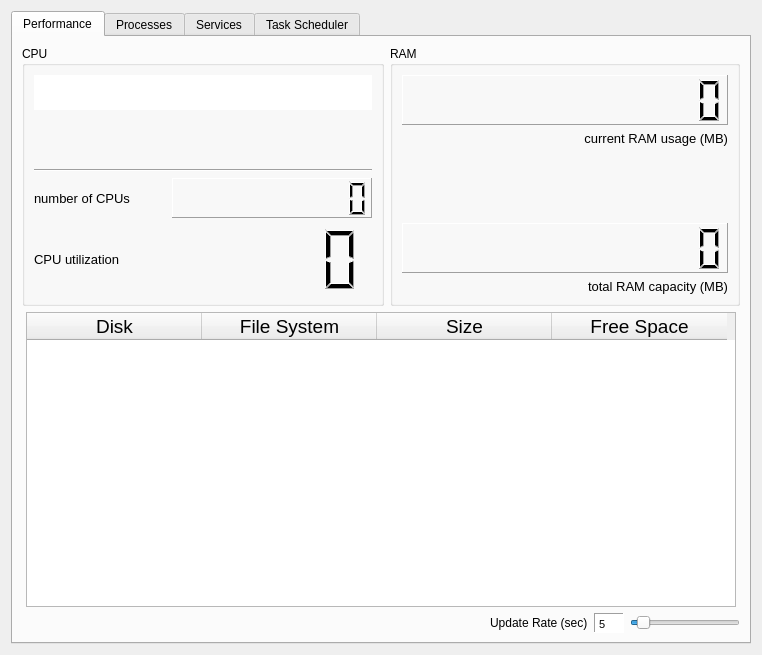
<?xml version="1.0" encoding="UTF-8"?>
<ui version="4.0">
 <class>TaskManager</class>
 <widget class="QWidget" name="TaskManager">
  <property name="geometry">
   <rect>
    <x>0</x>
    <y>0</y>
    <width>762</width>
    <height>655</height>
   </rect>
  </property>
  <property name="minimumSize">
   <size>
    <width>580</width>
    <height>0</height>
   </size>
  </property>
  <property name="windowTitle">
   <string>Task Manager</string>
  </property>
  <layout class="QVBoxLayout" name="verticalLayout">
   <item>
    <widget class="QTabWidget" name="tabs">
     <property name="minimumSize">
      <size>
       <width>740</width>
       <height>600</height>
      </size>
     </property>
     <property name="maximumSize">
      <size>
       <width>745</width>
       <height>700</height>
      </size>
     </property>
     <property name="contextMenuPolicy">
      <enum>Qt::NoContextMenu</enum>
     </property>
     <property name="currentIndex">
      <number>0</number>
     </property>
     <widget class="QWidget" name="tab_performance">
      <attribute name="title">
       <string>Performance</string>
      </attribute>
      <layout class="QVBoxLayout" name="verticalLayout_8">
       <item>
        <layout class="QHBoxLayout" name="horizontalLayout_7">
         <item>
          <widget class="QGroupBox" name="groupBox">
           <property name="minimumSize">
            <size>
             <width>360</width>
             <height>180</height>
            </size>
           </property>
           <property name="title">
            <string>CPU</string>
           </property>
           <layout class="QVBoxLayout" name="verticalLayout_4">
            <item>
             <layout class="QVBoxLayout" name="verticalLayout_3">
              <item>
               <widget class="QTextEdit" name="textEdit_cpubrand">
                <property name="maximumSize">
                 <size>
                  <width>340</width>
                  <height>35</height>
                 </size>
                </property>
                <property name="font">
                 <font>
                  <pointsize>13</pointsize>
                  <bold>true</bold>
                 </font>
                </property>
                <property name="frameShape">
                 <enum>QFrame::NoFrame</enum>
                </property>
                <property name="readOnly">
                 <bool>true</bool>
                </property>
               </widget>
              </item>
              <item>
               <spacer name="verticalSpacer_2">
                <property name="orientation">
                 <enum>Qt::Vertical</enum>
                </property>
                <property name="sizeHint" stdset="0">
                 <size>
                  <width>20</width>
                  <height>40</height>
                 </size>
                </property>
               </spacer>
              </item>
              <item>
               <widget class="Line" name="line_2">
                <property name="orientation">
                 <enum>Qt::Horizontal</enum>
                </property>
               </widget>
              </item>
             </layout>
            </item>
            <item>
             <layout class="QHBoxLayout" name="horizontalLayout_6">
              <item>
               <widget class="QLabel" name="label_2">
                <property name="font">
                 <font>
                  <pointsize>10</pointsize>
                 </font>
                </property>
                <property name="text">
                 <string>number of CPUs</string>
                </property>
               </widget>
              </item>
              <item>
               <spacer name="horizontalSpacer_3">
                <property name="orientation">
                 <enum>Qt::Horizontal</enum>
                </property>
                <property name="sizeHint" stdset="0">
                 <size>
                  <width>40</width>
                  <height>20</height>
                 </size>
                </property>
               </spacer>
              </item>
              <item>
               <widget class="QLCDNumber" name="lcdNumber_cpunumber">
                <property name="minimumSize">
                 <size>
                  <width>200</width>
                  <height>40</height>
                 </size>
                </property>
                <property name="frameShape">
                 <enum>QFrame::Panel</enum>
                </property>
                <property name="digitCount">
                 <number>10</number>
                </property>
                <property name="segmentStyle">
                 <enum>QLCDNumber::Filled</enum>
                </property>
                <property name="value" stdset="0">
                 <double>0.000000000000000</double>
                </property>
                <property name="intValue" stdset="0">
                 <number>0</number>
                </property>
               </widget>
              </item>
             </layout>
            </item>
            <item>
             <layout class="QHBoxLayout" name="horizontalLayout_5">
              <item>
               <widget class="QLabel" name="label_3">
                <property name="maximumSize">
                 <size>
                  <width>16777215</width>
                  <height>40</height>
                 </size>
                </property>
                <property name="font">
                 <font>
                  <pointsize>10</pointsize>
                 </font>
                </property>
                <property name="frameShape">
                 <enum>QFrame::NoFrame</enum>
                </property>
                <property name="text">
                 <string>CPU utilization</string>
                </property>
               </widget>
              </item>
              <item>
               <spacer name="horizontalSpacer_4">
                <property name="orientation">
                 <enum>Qt::Horizontal</enum>
                </property>
                <property name="sizeHint" stdset="0">
                 <size>
                  <width>40</width>
                  <height>20</height>
                 </size>
                </property>
               </spacer>
              </item>
              <item>
               <widget class="QLCDNumber" name="lcdNumber_cpuload">
                <property name="minimumSize">
                 <size>
                  <width>200</width>
                  <height>70</height>
                 </size>
                </property>
                <property name="frameShape">
                 <enum>QFrame::NoFrame</enum>
                </property>
               </widget>
              </item>
             </layout>
            </item>
           </layout>
          </widget>
         </item>
         <item>
          <widget class="QGroupBox" name="groupBox_2">
           <property name="minimumSize">
            <size>
             <width>350</width>
             <height>230</height>
            </size>
           </property>
           <property name="contextMenuPolicy">
            <enum>Qt::NoContextMenu</enum>
           </property>
           <property name="title">
            <string>RAM</string>
           </property>
           <layout class="QVBoxLayout" name="verticalLayout_7">
            <item>
             <layout class="QVBoxLayout" name="verticalLayout_6">
              <item>
               <widget class="QLCDNumber" name="lcdNumber_ramused">
                <property name="minimumSize">
                 <size>
                  <width>0</width>
                  <height>50</height>
                 </size>
                </property>
                <property name="frameShape">
                 <enum>QFrame::Panel</enum>
                </property>
                <property name="smallDecimalPoint">
                 <bool>false</bool>
                </property>
                <property name="digitCount">
                 <number>13</number>
                </property>
                <property name="segmentStyle">
                 <enum>QLCDNumber::Filled</enum>
                </property>
               </widget>
              </item>
              <item>
               <widget class="QLabel" name="label_6">
                <property name="font">
                 <font>
                  <pointsize>10</pointsize>
                 </font>
                </property>
                <property name="text">
                 <string>current RAM usage (MB)</string>
                </property>
                <property name="alignment">
                 <set>Qt::AlignRight|Qt::AlignTrailing|Qt::AlignVCenter</set>
                </property>
               </widget>
              </item>
             </layout>
            </item>
            <item>
             <spacer name="verticalSpacer">
              <property name="orientation">
               <enum>Qt::Vertical</enum>
              </property>
              <property name="sizeHint" stdset="0">
               <size>
                <width>20</width>
                <height>40</height>
               </size>
              </property>
             </spacer>
            </item>
            <item>
             <layout class="QVBoxLayout" name="verticalLayout_5">
              <item>
               <widget class="QLCDNumber" name="lcdNumber_ramtotal">
                <property name="minimumSize">
                 <size>
                  <width>0</width>
                  <height>50</height>
                 </size>
                </property>
                <property name="layoutDirection">
                 <enum>Qt::LeftToRight</enum>
                </property>
                <property name="frameShape">
                 <enum>QFrame::Panel</enum>
                </property>
                <property name="digitCount">
                 <number>13</number>
                </property>
               </widget>
              </item>
              <item>
               <widget class="QLabel" name="label_5">
                <property name="font">
                 <font>
                  <pointsize>10</pointsize>
                 </font>
                </property>
                <property name="text">
                 <string>total RAM capacity (MB)</string>
                </property>
                <property name="alignment">
                 <set>Qt::AlignRight|Qt::AlignTrailing|Qt::AlignVCenter</set>
                </property>
               </widget>
              </item>
             </layout>
            </item>
           </layout>
          </widget>
         </item>
        </layout>
       </item>
       <item>
        <layout class="QHBoxLayout" name="horizontalLayout_4">
         <item>
          <spacer name="horizontalSpacer_2">
           <property name="orientation">
            <enum>Qt::Horizontal</enum>
           </property>
           <property name="sizeHint" stdset="0">
            <size>
             <width>40</width>
             <height>20</height>
            </size>
           </property>
          </spacer>
         </item>
         <item>
          <widget class="QTableWidget" name="tableWidget_disks">
           <property name="minimumSize">
            <size>
             <width>710</width>
             <height>295</height>
            </size>
           </property>
           <property name="maximumSize">
            <size>
             <width>750</width>
             <height>16777215</height>
            </size>
           </property>
           <property name="font">
            <font>
             <pointsize>12</pointsize>
            </font>
           </property>
           <property name="sizeAdjustPolicy">
            <enum>QAbstractScrollArea::AdjustIgnored</enum>
           </property>
           <attribute name="horizontalHeaderDefaultSectionSize">
            <number>175</number>
           </attribute>
           <column>
            <property name="text">
             <string>Disk</string>
            </property>
            <property name="font">
             <font>
              <pointsize>14</pointsize>
             </font>
            </property>
           </column>
           <column>
            <property name="text">
             <string>File System</string>
            </property>
            <property name="font">
             <font>
              <pointsize>14</pointsize>
             </font>
            </property>
           </column>
           <column>
            <property name="text">
             <string>Size</string>
            </property>
            <property name="font">
             <font>
              <pointsize>14</pointsize>
             </font>
            </property>
           </column>
           <column>
            <property name="text">
             <string>Free Space</string>
            </property>
            <property name="font">
             <font>
              <pointsize>14</pointsize>
             </font>
            </property>
           </column>
          </widget>
         </item>
         <item>
          <spacer name="horizontalSpacer_5">
           <property name="orientation">
            <enum>Qt::Horizontal</enum>
           </property>
           <property name="sizeHint" stdset="0">
            <size>
             <width>40</width>
             <height>20</height>
            </size>
           </property>
          </spacer>
         </item>
        </layout>
       </item>
       <item>
        <layout class="QHBoxLayout" name="horizontalLayout_3">
         <item>
          <spacer name="horizontalSpacer">
           <property name="orientation">
            <enum>Qt::Horizontal</enum>
           </property>
           <property name="sizeHint" stdset="0">
            <size>
             <width>40</width>
             <height>20</height>
            </size>
           </property>
          </spacer>
         </item>
         <item>
          <widget class="QLabel" name="label">
           <property name="text">
            <string>Update Rate (sec)</string>
           </property>
          </widget>
         </item>
         <item>
          <widget class="QPlainTextEdit" name="plainTextEdit_updaterate">
           <property name="maximumSize">
            <size>
             <width>30</width>
             <height>20</height>
            </size>
           </property>
           <property name="font">
            <font>
             <pointsize>8</pointsize>
             <bold>false</bold>
            </font>
           </property>
           <property name="layoutDirection">
            <enum>Qt::LeftToRight</enum>
           </property>
           <property name="frameShape">
            <enum>QFrame::Panel</enum>
           </property>
           <property name="verticalScrollBarPolicy">
            <enum>Qt::ScrollBarAlwaysOff</enum>
           </property>
           <property name="horizontalScrollBarPolicy">
            <enum>Qt::ScrollBarAlwaysOff</enum>
           </property>
           <property name="sizeAdjustPolicy">
            <enum>QAbstractScrollArea::AdjustIgnored</enum>
           </property>
           <property name="readOnly">
            <bool>true</bool>
           </property>
           <property name="plainText">
            <string>5</string>
           </property>
           <property name="textInteractionFlags">
            <set>Qt::NoTextInteraction</set>
           </property>
          </widget>
         </item>
         <item>
          <widget class="QSlider" name="horizontalSliderUpdateRate">
           <property name="maximumSize">
            <size>
             <width>110</width>
             <height>16777215</height>
            </size>
           </property>
           <property name="minimum">
            <number>1</number>
           </property>
           <property name="maximum">
            <number>60</number>
           </property>
           <property name="singleStep">
            <number>5</number>
           </property>
           <property name="value">
            <number>5</number>
           </property>
           <property name="orientation">
            <enum>Qt::Horizontal</enum>
           </property>
          </widget>
         </item>
        </layout>
       </item>
      </layout>
     </widget>
     <widget class="QWidget" name="tab_processes">
      <attribute name="title">
       <string>Processes</string>
      </attribute>
      <layout class="QHBoxLayout" name="horizontalLayout_2">
       <item>
        <widget class="QTableWidget" name="tableWidget_processes">
         <property name="font">
          <font>
           <pointsize>10</pointsize>
          </font>
         </property>
         <attribute name="horizontalHeaderDefaultSectionSize">
          <number>250</number>
         </attribute>
         <column>
          <property name="text">
           <string>Name</string>
          </property>
          <property name="font">
           <font>
            <pointsize>14</pointsize>
           </font>
          </property>
         </column>
         <column>
          <property name="text">
           <string>Status</string>
          </property>
          <property name="font">
           <font>
            <pointsize>14</pointsize>
           </font>
          </property>
         </column>
         <column>
          <property name="text">
           <string>Memory</string>
          </property>
          <property name="font">
           <font>
            <pointsize>14</pointsize>
           </font>
          </property>
         </column>
        </widget>
       </item>
      </layout>
     </widget>
     <widget class="QWidget" name="tab_services">
      <attribute name="title">
       <string>Services</string>
      </attribute>
      <layout class="QVBoxLayout" name="verticalLayout_2">
       <item>
        <widget class="QTableWidget" name="tableWidget_services">
         <property name="font">
          <font>
           <pointsize>10</pointsize>
          </font>
         </property>
         <attribute name="horizontalHeaderDefaultSectionSize">
          <number>360</number>
         </attribute>
         <column>
          <property name="text">
           <string>Name</string>
          </property>
          <property name="font">
           <font>
            <pointsize>14</pointsize>
           </font>
          </property>
         </column>
         <column>
          <property name="text">
           <string>Status</string>
          </property>
          <property name="font">
           <font>
            <pointsize>14</pointsize>
           </font>
          </property>
         </column>
        </widget>
       </item>
      </layout>
     </widget>
     <widget class="QWidget" name="tab_scheduler">
      <attribute name="title">
       <string>Task Scheduler</string>
      </attribute>
      <layout class="QHBoxLayout" name="horizontalLayout">
       <item>
        <widget class="QTableWidget" name="tableWidget_scheduler">
         <property name="font">
          <font>
           <pointsize>10</pointsize>
          </font>
         </property>
         <property name="sizeAdjustPolicy">
          <enum>QAbstractScrollArea::AdjustToContents</enum>
         </property>
         <property name="columnCount">
          <number>4</number>
         </property>
         <attribute name="horizontalHeaderDefaultSectionSize">
          <number>250</number>
         </attribute>
         <column>
          <property name="text">
           <string>Name</string>
          </property>
          <property name="font">
           <font>
            <pointsize>14</pointsize>
           </font>
          </property>
         </column>
         <column>
          <property name="text">
           <string>Next Run Time</string>
          </property>
          <property name="font">
           <font>
            <pointsize>14</pointsize>
           </font>
          </property>
         </column>
         <column>
          <property name="text">
           <string>Status</string>
          </property>
          <property name="font">
           <font>
            <pointsize>14</pointsize>
           </font>
          </property>
         </column>
         <column>
          <property name="text">
           <string>Task Path</string>
          </property>
          <property name="font">
           <font>
            <pointsize>14</pointsize>
           </font>
          </property>
         </column>
        </widget>
       </item>
      </layout>
     </widget>
    </widget>
   </item>
  </layout>
 </widget>
 <resources/>
 <connections/>
</ui>
